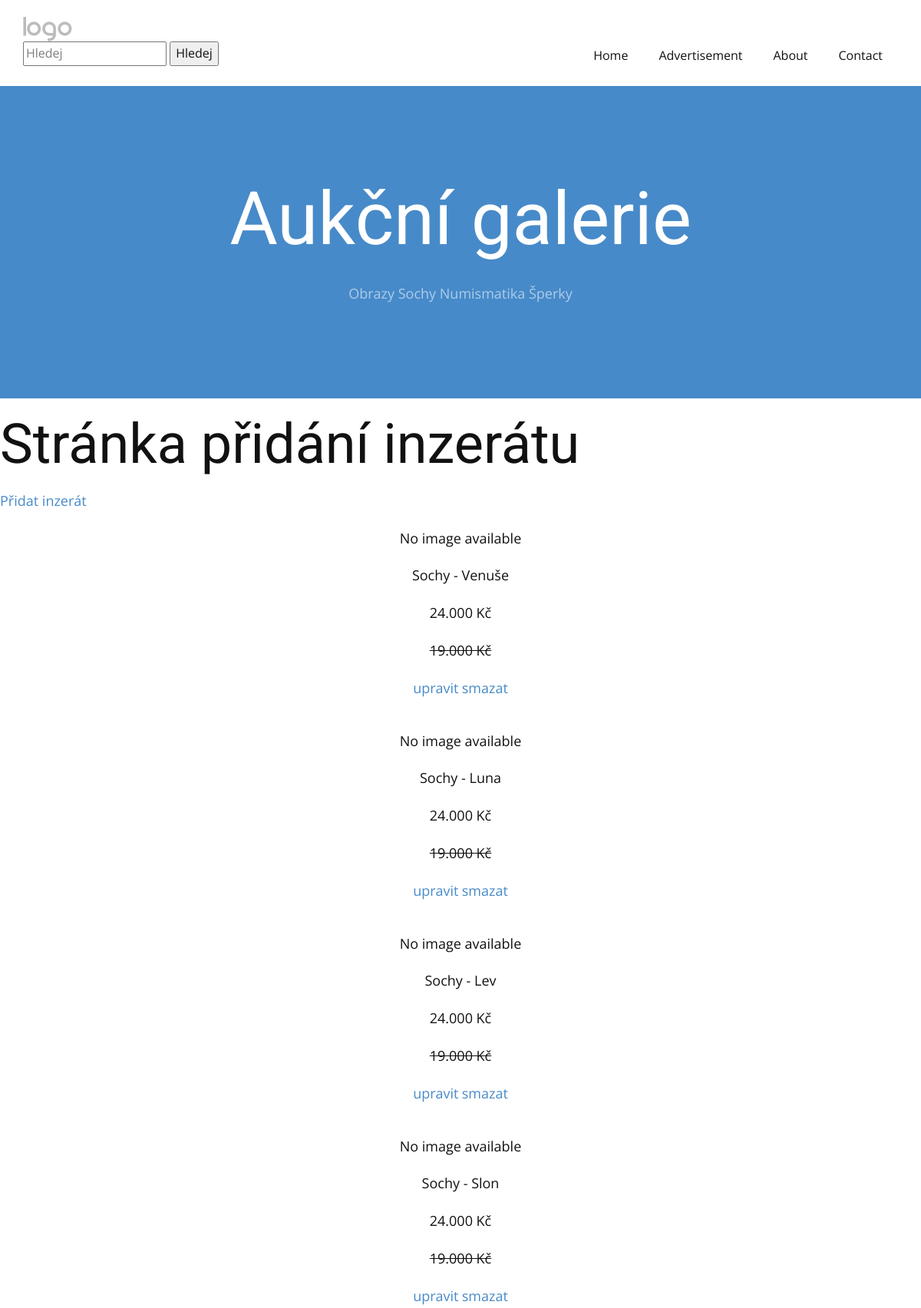
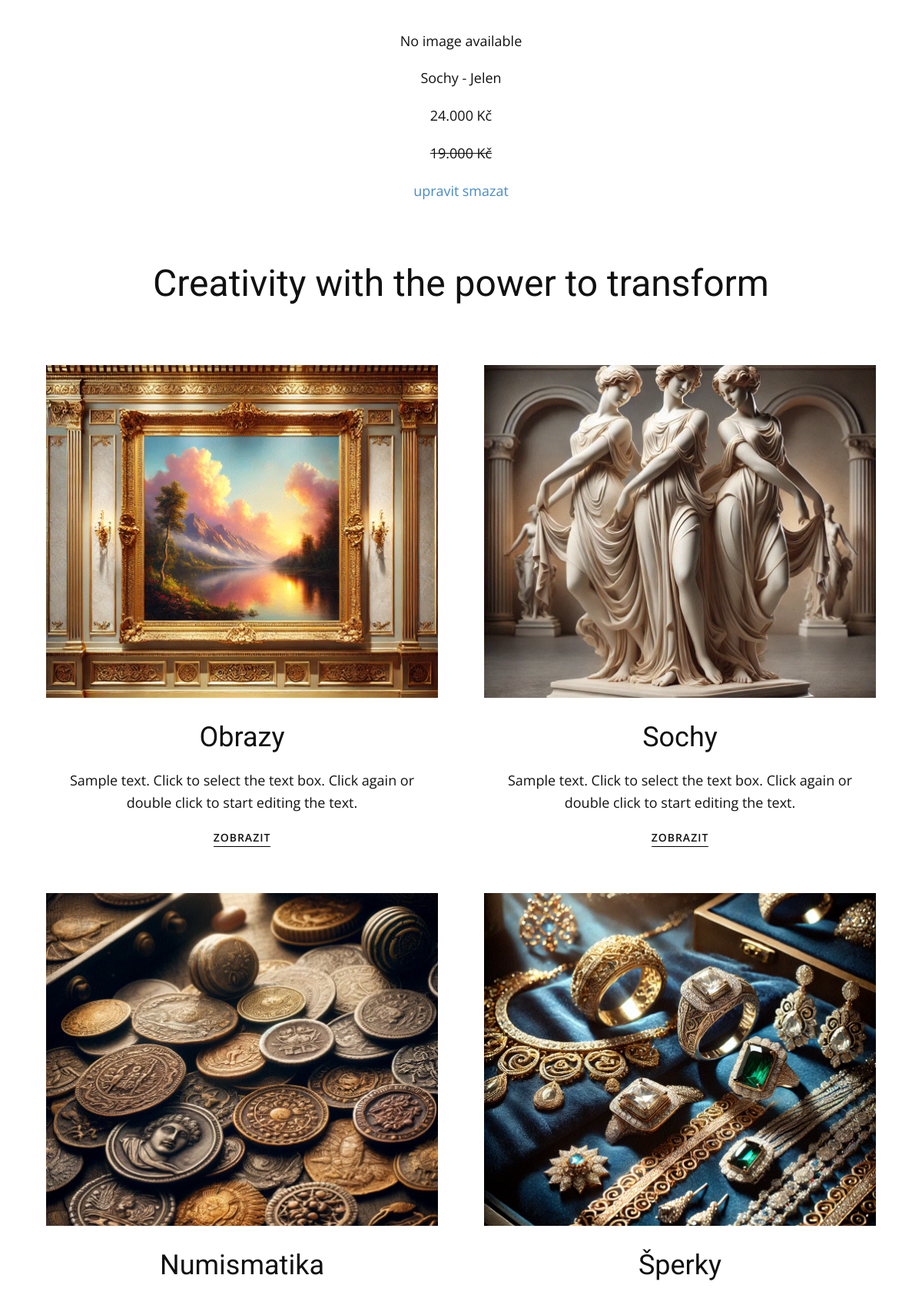
The app's page /advertisement/ (upper part) with its own data (2 pictures, top to bottom).
### viewer/models.py (models this page shows, shortened)
class Advertisement(Model):
    name = CharField(max_length=128)
    user = ForeignKey(User, on_delete=models.DO_NOTHING)
    category = ForeignKey(Category, on_delete=models.DO_NOTHING)
    description = TextField()

class Category(Model):
    name = CharField(max_length=128)
    def __str__(self):
        return f"{self.name}"

### viewer/views.py (the view)
# urls.py: path('advertisement/', AdvertisementView.as_view(), name='advertisement'),
class AdvertisementView(TemplateView):
    template_name = 'advertisement.html'
    extra_context = {'advertisements': Advertisement.objects.all()}

### viewer/templates/advertisement.html (shortened to what this page needs)
{% extends 'base.html' %}
{% load static %}
{% block content %}
<h1>Stránka přidání inzerátu</h1>
<a href="{% url 'advertisement_add' %}">Přidat inzerát</a>
{% for advertisement in advertisements %}
    <div class="u-align-center u-container-style u-list-item u-repeater-item u-shape-rectangle u-video-cover u-white">
        <div class="u-container-layout u-similar-container u-container-layout-2">
            {% if advertisement.photo %}
                <img class="u-expanded-width u-image u-image-default u-image-2" alt="" data-image-width="2000" data-image-height="1330" src="{{ advertisement.photo.url }}" style="max-width: 500px; height: auto; display: block; margin: 0 auto;">
            {% else %}
                <p>No image available</p>
            {% endif %}
            <p class="u-align-center u-text u-text-5">{{ advertisement.category }} - {{ advertisement.name }}<br></p>
            <p class="u-align-center u-text u-text-6">24.000 Kč</p>
            <p class="u-align-center u-text u-text-7"><del>19.000 Kč</del></p>
                <a href="{% url 'advertisement_update' advertisement.pk %}">upravit</a>
        <a href="{% url 'advertisement_delete' advertisement.pk %}">smazat</a>
        </div>
    </div>
{% endfor %}
{% endblock %}

### records on screen
Advertisement: category "Sochy", name "Venuše"
Advertisement: category "Sochy", name "Luna"
Advertisement: category "Sochy", name "Lev"
Advertisement: category "Sochy", name "Slon"
Advertisement: category "Sochy", name "Jelen"
